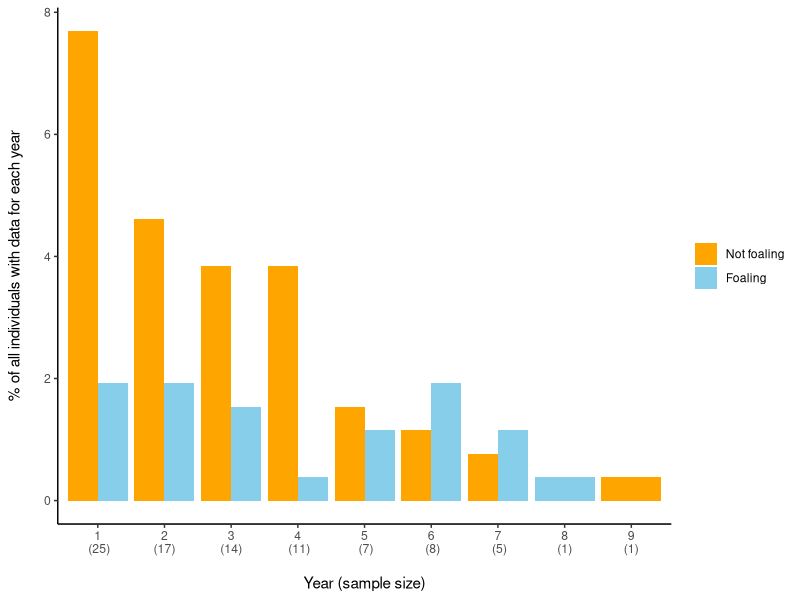
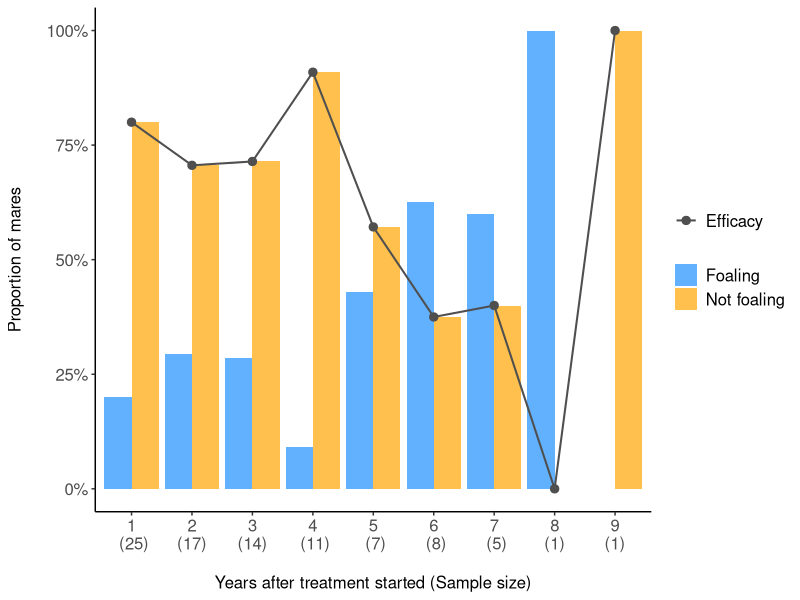
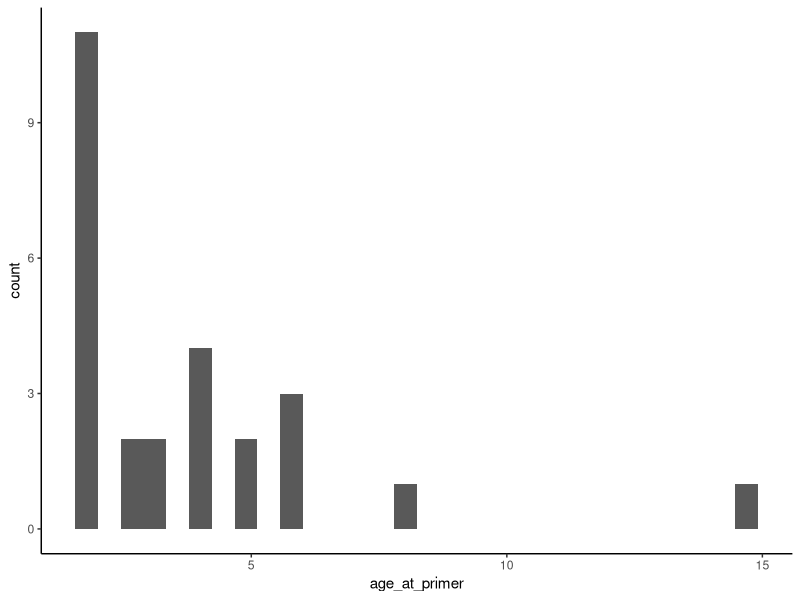
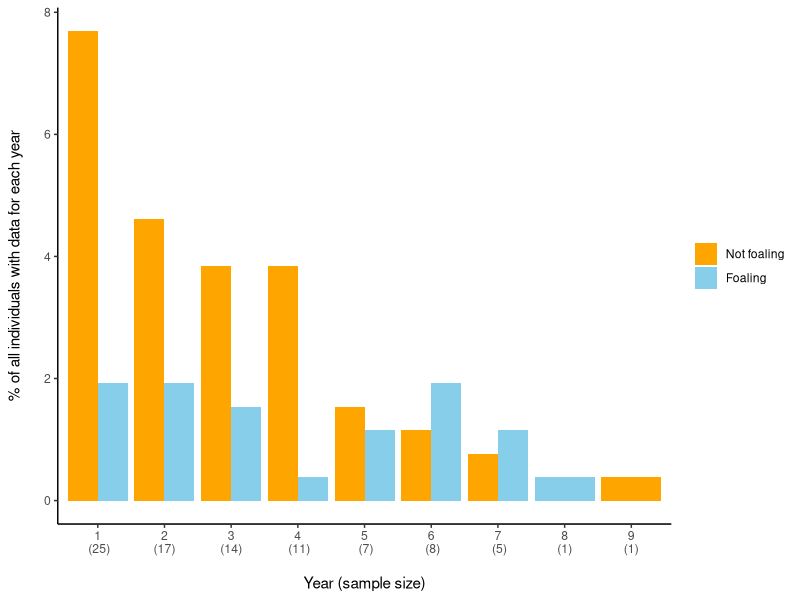
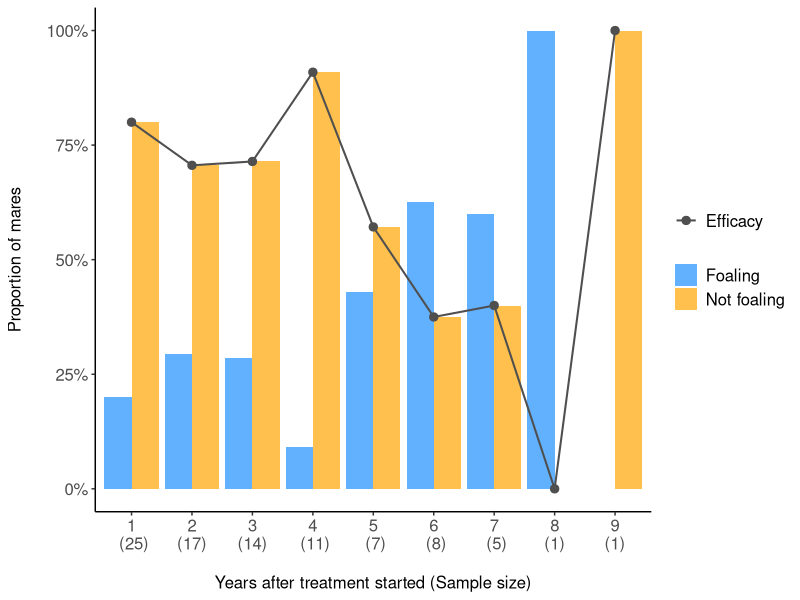

Recreate these plots in R, in order.
# libraries and data import----
library(tidyverse)
library(readxl)
library(ggrepel)
library(lubridate)
library(gridExtra)

pzp <- read_excel("data/pzpdata.xlsx")
pzp <- mutate_if(pzp, is.POSIXct, as.Date)
pzp$Foal_DOB_P_9yr <- as.Date(pzp$Foal_DOB_P_9yr)
pzp$Foal_DOB_P_10yr <- as.Date(pzp$Foal_DOB_P_9yr)

# got an initial primer and booster
pandb <- pzp %>%  filter(!is.na(Primer)& !is.na(Booster1))

str(pandb [, 30:39])


# if we just look at the "standard treatment"----
# filter horses who got 2 or 3 vaccines
reversibility_data <- pzp %>% filter(!is.na(Primer) & !is.na(Booster1) 
                                     & is.na (Booster3) & is.na(Booster4)) %>% 
  mutate(which_vaccines = case_when(!is.na(Booster2) ~ "3",
                                    is.na(Booster2) ~ "2")) %>% 
  select (-Std_num, -Booster3, -Booster4, - DOB_latest_foal, -DOB_foal_year_before, -primer_on_time, -booster_on_time, 
          - fertility, -efficiency_year1)

(vaccines_summary <- reversibility_data %>% 
    group_by(which_vaccines) %>% 
    summarise(count = length(which_vaccines)))
# 60 got 2 vaccines, 86 got 3

str(reversibility_data[,25:34])
# add how many years of data we have
reversibility_data <- reversibility_data %>%
  mutate(years_of_data = 
           ifelse(!is.na(Primer_again), 
                  as.numeric(format(Primer_again, "%Y")) - as.numeric(format(Primer, "%Y")),
                  apply(select(., 25:34), 1, function(row) {
                    # if they didnt start treatment again - 
                    stop_index <- which(is.na(row) | row == "OUT")[1]
                    if (is.na(stop_index)) {10 }
                    # Maximum years if no NA or "OUT" is found 
                    else {stop_index - 1} 
                  })))# Count up to the first occurrence

# remove observations of horses with no data 
reversibility_data <- filter(reversibility_data, years_of_data != "0")

# variable for whether ever observed to give birth again (logi)
reversibility_data <- reversibility_data %>% 
  mutate(birth_again = sapply(1:nrow(.), function(i) {
    row <- as.vector(unlist(select(.[i,], 11:20)))
    booster_value <- if(which_vaccines[i] ==3) 
    {Booster2[i] } 
    else if (which_vaccines[i] ==2) {Booster1[i]}
    else {NA}
    any(row > booster_value, na.rm = TRUE)}))

# add when the first recorded birth post-treatment was if any
reversibility_data <- reversibility_data %>%
  mutate(date_birth_again = as.Date(sapply(1:nrow(.), function(i) {
    row <- as.vector(unlist(select(.[i, ], 11:20)))
    booster_value <- if (which_vaccines[i] == 3) { Booster2[i]} 
    else if (which_vaccines[i] == 2) 
    {Booster1[i]} 
    else { NA}
    if (birth_again[i]) 
      # this means if birth again is TRUE
    {return(min(row[!is.na(row) & row > booster_value]))} 
    else 
    {return(NA)  # If birth_again is FALSE, return NA
    }}))) 

str(reversibility_data)
(reversible_summary <- reversibility_data %>% 
    group_by(which_vaccines, birth_again) %>% 
    summarise(count = length(Name)))

reversibility_2vacc <- reversibility_data %>% filter(which_vaccines == 2)
reversibility_3vacc <- reversibility_data %>% filter(which_vaccines == 3)
nrow(reversibility_3vacc)

# 2 vaccines, summary


reversibility_2vacc <- reversibility_2vacc %>% 
  mutate (years_between_primer_and_p2 = ifelse(is.na(Primer_again), NA, 
                                               (as.numeric(format(Primer_again, "%Y"))) - (as.numeric(format(Primer, "%Y"))))
  )

reversibility_2vacc <- reversibility_2vacc[reversibility_2vacc$Name != "Rhea", ]

reversibility_longer_2vacc <- reversibility_2vacc %>% 
  pivot_longer( cols= c(25:34), names_to = "Year_of_foal", values_to = "Pregnancy_status" )
View(reversibility_longer_2vacc)
# smth not ok with this, but i counted by hand lol. And no one needs to be removed here based on new Primer.

reversibility_longer_percent_2vacc <- reversibility_longer_2vacc %>%
  group_by(Year_of_foal) %>%
  mutate(total = n()) %>%
  group_by(Year_of_foal, Pregnancy_status) %>%
  summarise(count = n(), .groups = "drop") %>%
  mutate(percent = count / sum(count) * 100)  # Compute percentages
reversibility_longer_percent_2vacc<- reversibility_longer_percent_2vacc %>% 
  filter(!(Pregnancy_status== "NK") ) %>% 
  filter(!is.na(Pregnancy_status)) %>% 
  filter(!(Pregnancy_status== "OUT" ))
View(reversibility_longer_percent_2vacc)
# Plot as 100% stacked bars
(plot_by_year_2vacc <- ggplot(reversibility_longer_percent_2vacc, 
                              aes(x = Year_of_foal, 
                                  y = percent, 
                                  fill = Pregnancy_status)) +
    scale_x_discrete(labels = c("1\n (25)", "2\n(17)", "3\n(14)", 
                                "4\n (11)", "5\n (7)", "6\n (8)", 
                                "7\n (5)", "8\n(1)", "9\n(1)"))+
    geom_col(position = "dodge") +  # Fill makes bars 100% stacked
    labs(x = "\nYear (sample size)", y = "% of all individuals with data for each year\n", fill = "Status")+
    scale_fill_manual(values = c("orange", "skyblue"), labels = c("Not foaling", "Foaling")) +
    # scale_y_continuous(labels = scales::percent_format(scale = 1)) +  # Convert to percentage format
    theme_classic()+
    theme(legend.title = element_blank()))

ggsave("pzp/plots/returns_in_each_year_2vacc.png", dpi = 600)

# actual timeline plot ----
timeline_data_1b <- read_excel("data/pzp/efficacy_allhorses.xlsx", sheet = 2)

# Compute proportions
timeline_data_1b <- timeline_data_1b %>%
  mutate(
    foaling_proportion = Foaling / (Foaling + Not_foaling),
    notfoaling_proportion = Not_foaling / (Foaling + Not_foaling)
  )

# Convert to long format for side-by-side bars
timeline_long_1b <- timeline_data_1b %>%
  pivot_longer(cols = c(foaling_proportion, notfoaling_proportion),
               names_to = "category", values_to = "proportion")

# Rename categories for better legend display
timeline_long_1b$category <- factor(timeline_long_1b$category, 
                                    levels = c("foaling_proportion", "notfoaling_proportion"),
                                    labels = c("Foaling", "Not foaling"))

timeline_long_1b <- timeline_long_1b %>%
  mutate(proportion = proportion * 100)
timeline_data_1b <- timeline_data_1b %>%
  mutate(notfoaling_proportion = notfoaling_proportion * 100)
View(timeline_data_1b)
# Create the plot
timeline_graph_1b <- ggplot() +
  # Side-by-side bars using timeline_long
  geom_col(data = timeline_long_1b, aes(x = factor(Year), y = proportion, fill = category), 
           position = "dodge", alpha = 0.7) +
  scale_y_continuous(labels = scales::percent_format(scale = 1)) +
  # Efficacy line + points using timeline_data
  geom_line(data = timeline_data_1b, aes(x = factor(Year), y = notfoaling_proportion, color = "Efficacy", group = 1), 
            linewidth = 0.7) +
  geom_point(data = timeline_data_1b, aes(x = factor(Year), color = "Efficacy",  y = notfoaling_proportion), 
             size = 2.5) +
  scale_x_discrete(labels = c("1\n (25)", "2\n(17)", "3\n(14)", 
                              "4\n (11)", "5\n (7)", "6\n (8)", 
                              "7\n (5)", "8\n(1)", "9\n(1)"))+
  
  scale_fill_manual(values = c("Foaling" = "#1E90FF", "Not foaling" = "orange")) +
  scale_color_manual(name = "Efficacy", values = c("Efficacy" = "#4F4F4F")) +
  labs (x = "\nYears after treatment started (Sample size)", y = "Proportion of mares\n" )+
  theme_classic()+
  theme(legend.title = element_blank(),
        axis.title = element_text(size = 12),
        axis.text = element_text(size = 12), 
        legend.text = element_text(size = 12))
c("#4F4F4F", "#474747", "#7A7A7A")

print(timeline_graph_1b)

ggsave("pzp/plots/yearly_efficacy_1booster_revised.png", dpi = 600)

str(reversibility_2vacc)
reversibility_2vacc$age_at_primer = as.numeric(((reversibility_2vacc$Primer-reversibility_2vacc$birth_date)/365))
mean(reversibility_2vacc$age_at_primer)
(histogram_age_2vacc <-ggplot(reversibility_2vacc, aes (age_at_primer))+
    geom_histogram()+
    theme_classic())
